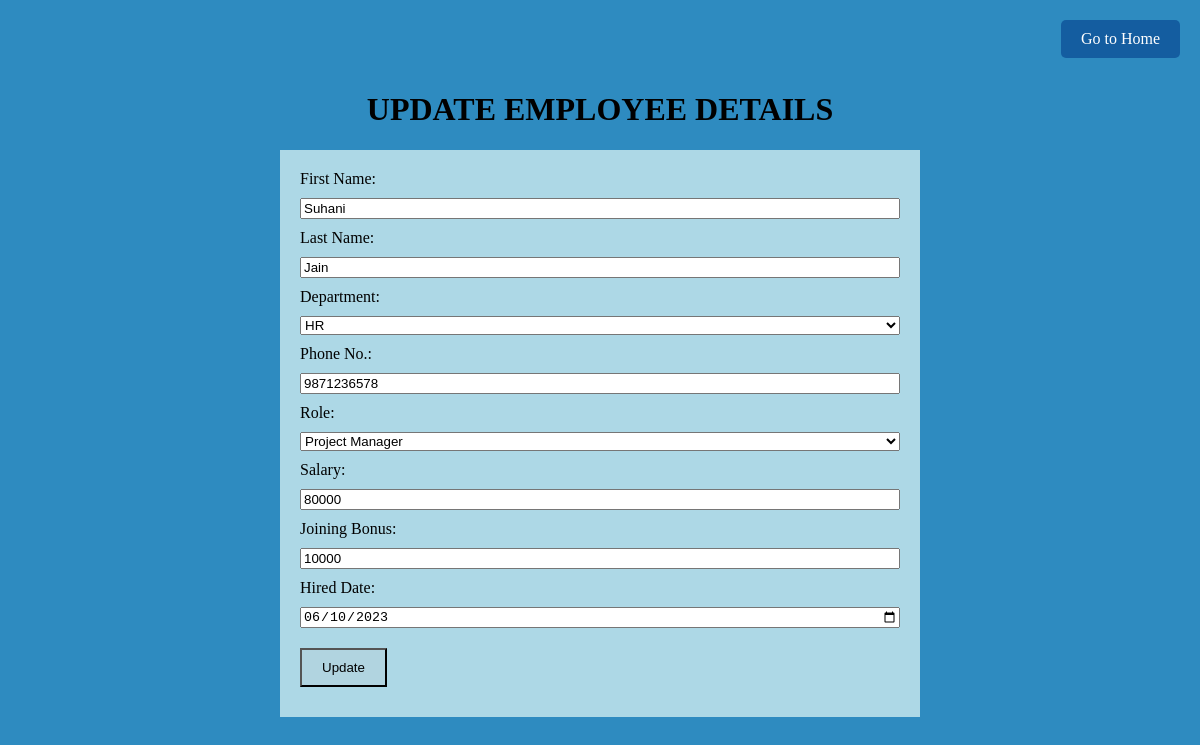
The app's page /update/20/ with its own data.
### emp_app/models.py (models this page shows, shortened)
class Employee(models.Model):
    f_name=models.CharField(max_length=100,null=False)
    l_name=models.CharField(max_length=100)
    dept=models.ForeignKey(Department,on_delete=models.CASCADE)
    salary=models.IntegerField(default=0)
    bonus=models.IntegerField(default=0)
    role=models.ForeignKey(Role,on_delete=models.CASCADE)
    phone=models.IntegerField(default=0)
    hire_date=models.DateField()

class Department(models.Model):
    name = models.CharField(max_length=100,null=False)
    location= models.CharField(max_length=100)

class Role(models.Model):
    name=models.CharField(max_length=100,null=False)

### emp_app/views.py (the view, shortened to what this page needs)
# urls.py: path('update/<int:id>/', views.update_employee, name='update_employee'),
def update_employee(request, id):
    employee = get_object_or_404(Employee, id=id)
    departments = Department.objects.all()
    roles = Role.objects.all()
    context = {
        'employee': employee,
        'departments': departments,
        'roles': roles
    }
    return render(request, 'update.html', context)

### emp_app/templates/update.html (shortened to what this page needs)
<!DOCTYPE html>
<html>
<head>
</head>
<body style="background-color:  #2E8BC0">
    <a style="text-decoration: none;" class="go-home-button" href="/">Go to Home</a>
    <div class="content-below-navbar">
        <h1 style="text-align: center;">UPDATE EMPLOYEE DETAILS</h1>
        <form style="background-color:  #ADD8E6" method="post" action="{% url 'update_employee' employee.id %}" enctype="multipart/form-data">
            <div class="row">
                <div class="col-12">
                    <div>
                        <label for="fname">First Name:</label>
                        <input class="form-control" type="text" id="fname" name="fname" value="{{ employee.f_name }}" required>
                    </div>
                    <div>
                        <label for="lname">Last Name:</label>
                        <input class="form-control" type="text" id="lname" name="lname" value="{{ employee.l_name }}" required>
                    </div>
                    <div>
                        <label for="dept">Department:</label>
                        <select class="form-control" id="dept" name="dept" required>
                            {% for dept in departments %}
                                <option value="{{ dept.id }}" {% if dept.id == employee.dept_id %}selected{% endif %}>{{ dept.name }}</option>
                            {% endfor %}
                        </select>
                    </div>
                    <div>
                        <label for="phone">Phone No.:</label>
                        <input class="form-control" type="tel" id="phone" name="phone" value="{{ employee.phone }}" required>
                    </div>
                    <div>
                        <label for="role">Role:</label>
                        <select class="form-control" id="role" name="role" required>
                            {% for role in roles %}
                                <option value="{{ role.id }}" {% if role.id == employee.role_id %}selected{% endif %}>{{ role.name }}</option>
                            {% endfor %}
                        </select>
                    </div>
                    <div>
                        <label for="salary">Salary:</label>
                        <input class="form-control" type="number" id="salary" name="salary" value="{{ employee.salary }}" required>
                    </div>
                    <div>
                        <label for="bonus">Joining Bonus:</label>
                        <input class="form-control" type="number" id="bonus" name="bonus" value="{{ employee.bonus }}" required>
                    </div>
                    <div>
                        <label for="hire">Hired Date:</label>
                        <input class="form-control" type="date" id="hire" name="hire" value="{{ employee.hire_date|date:'Y-m-d' }}" required>
                    </div>
                    <div style="padding-top: 10px;">
                        <input class="form-control" type="submit" value="Update">
                    </div>
                </div>
            </div>
        </form>
    </div>
</body>
</html>

### emp_app/templates/update.html (style rules this page uses)
body, form { margin: 0; padding: 0; }
form { padding: 20px; max-width: 600px; margin: 0 auto; }
label, input, select, textarea { display: block; width: 100%; box-sizing: border-box; margin-bottom: 10px; }
input[type="submit"] { padding: 10px 20px; background-color: #B1D4E0; color: black; border: 3px 3px 3px black; cursor: pointer; width: auto; }
.content-below-navbar { padding-top: 70px; z-index: 2; }
.go-home-button { position: fixed; top: 20px; right: 20px; background-color: #145DA0; color: #fff; padding: 10px 20px; border: none; border-radius: 5px; font-size: 1rem; cursor: pointer; }

### records on screen
Employee: fname "Suhani", lname "Jain", dept "HR", phone "9871236578", role "Project Manager", salary "80000", bonus "10000", hire "06/10/2023"
